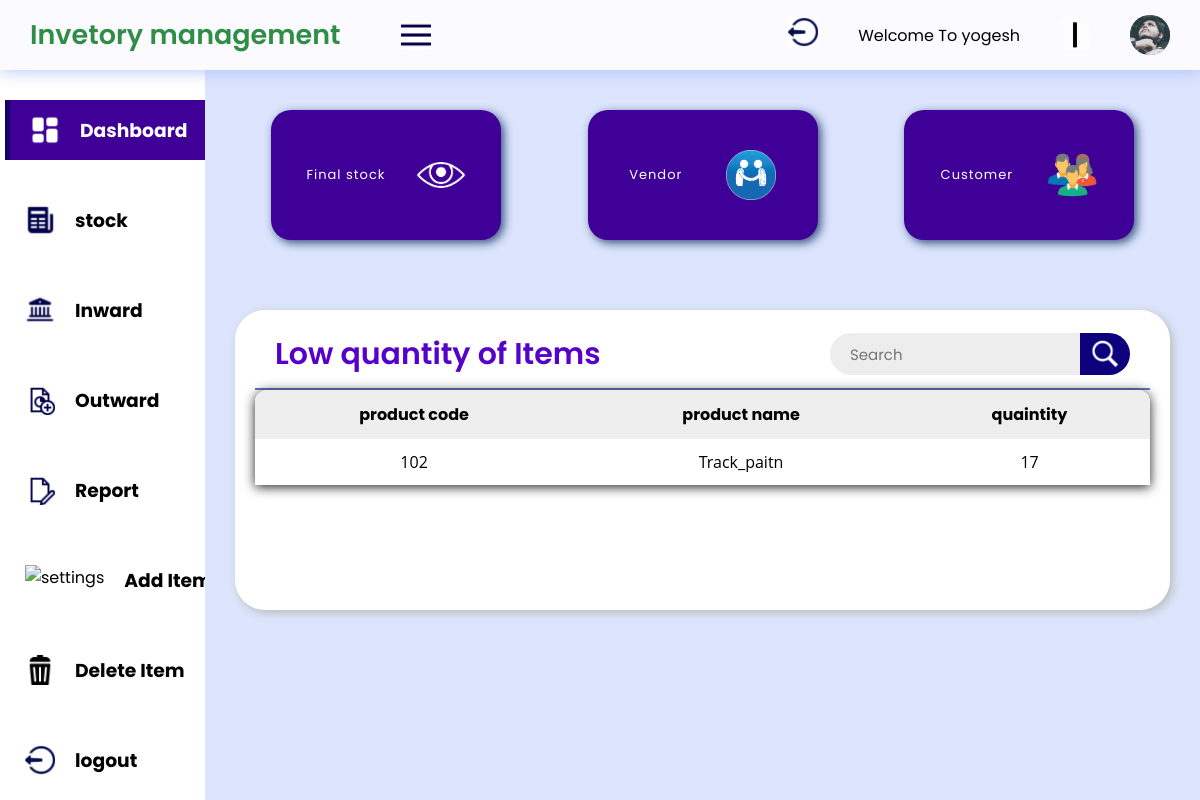
Page /main/index.php (signed in) on the committed database.
### tables this page shows
CREATE TABLE `inventory` (
  `product_code` int(11) NOT NULL,
  `product_name` varchar(15) NOT NULL,
  `base_price` int(20) NOT NULL,
  `seiling_price` int(20) NOT NULL,
  `quantity` int(20) NOT NULL,
  `product_date` datetime NOT NULL
);

### main/index.php (the view, shortened to what this page needs)
<?php
$serverneme = "localhost";
$useneme = "root";
$password = "";
$database = "main";
$conn = mysqli_connect($serverneme,$useneme,$password,$database);
$userprofile = $_SESSION['user_id'];
$userpass = $_SESSION['user_pass'];
?>
<!DOCTYPE html>
<html lang="en">
<head>
	<link rel="stylesheet"
		href="http://localhost/project/css/style.css">
	<link rel="stylesheet"
		href="http://localhost/project/css/responsive.css">
		<link rel="stylesheet"
		href="http://localhost/project/css/data.css">
</head>
<body>
	<header>
		<div class="logosec">
			<div class="logo">Invetory management</div>
			<img src= "http://localhost/project/image/1.png"
				class="icn menuicn"
				id="menuicn"
				alt="menu-icon">
		</div>
		<div class="message">
			 <a href="logout.php">
			<img src= "http://localhost/project/image/logout.png"
				class="icn"
				alt=""> </a>
				Welcome To <?php echo $userprofile; ?>
				<img src= "http://localhost/project/image/line.png"
				class="icn"
				alt="">
				<?php
				  if($userprofile == 'sandesh' && $userpass == 'sonu@1085')
				  {
					?>
					<div class="dp">
			<img src= "http://localhost/project/image/sonu.jpeg"
					class="dpicn"
					alt="dp">
			</div>
			<?php
				  }
				  else
				  {
					?>
					<div class="dp">
			<img src= "http://localhost/project/image/yogesh.jpeg"
					class="dpicn"
					alt="dp">
			</div>
			<?php
			  }
			?>
		</div>
	</header>
	<div class="main-container">
		<div class="navcontainer">
			<nav class="nav">
				<div class="nav-upper-options">
					<div class="nav-option option1">
						<img src= "http://localhost/project/image/dashbord.png"
							class="nav-img"
							alt="dashboard">
						<h3> Dashboard</h3>
					</div>
					<a href="stock.php">
					<div class="option2 nav-option">
						<img src= "http://localhost/project/image/stock.png"
							class="nav-img"
							alt="articles">
						<h3> stock</h3>
					</div>
					</a>
					<a href="inword/inword1.php">
					<div class="nav-option option4">
						<img src= "http://localhost/project/image/inword.png"
							class="nav-img"
							alt="institution">
						<h3> Inward</h3>
					</div>
				    </a>
					<a href="outword/outword1.php">
					<div class="nav-option option3">
						<img src= "http://localhost/project/image/outword.png"
							class="nav-img"
							alt="report">
						<h3> Outward</h3>
					</div>
                  </a>
				  <a href="report/report.php">
					<div class="nav-option option5">
						<img src= "http://localhost/project/image/report.png"
							class="nav-img"
							alt="blog">
						<h3> Report</h3>
					</div>
					</a>
					<a href="items/addnewitems.php">
					<div class="nav-option option6">
						<img src= "http://localhost/project/image/additem.png"
							class="nav-img"
							alt="settings">
						<h3> Add Item</h3>
					</div> </a>
					<a href="items/deleteitem.php">
					<div class="nav-option option6">
						<img src= "http://localhost/project/image/delete.png"
							class="nav-img"
							alt="settings">
						<h3> Delete Item</h3>
					</div> </a>
					<a href="logout.php">
						<div class="nav-option logout">
							<img src= "http://localhost/project/image/logout.png"
								class="nav-img"
								alt="logout">
							<h3>logout</h3>
						</div>
						</a>
				</div>
			</nav>
		</div>
		<div class="main">
			<div class="box-container">
			<a href="stock.php">
				<div class="box box1">
					<div class="text">
						<h2 class="topic">Final stock</h2>
					</div>
					<img src= "http://localhost/project/image/finalstock.png"
						alt="Views">
				</div> </a>
				<a href="vendor/vendordata.php">
				<div class="box box3">
					<div class="text">
						<h2 class="topic">Vendor</h2>
					</div>
					<img src= "http://localhost/project/image/vendor.png";
						alt="comments">
				</div> </a>
				<a href="customer/customerdata.php">
				<div class="box box4">
					<div class="text">
						<h2 class="topic">Customer</h2>
					</div>
					<img src= "http://localhost/project/image/customer1.png" alt="published">
				</div>
			</a>
			</div>
			<div class="report-container">
				<div class="report-header">
					<h1 class="recent-Articles">Low quantity of Items</h1>
			<div class="searchbar">
			    <input type="text"placeholder="Search" id="myInput" onkeyup="searchfun()">
			    <div class="searchbtn">
			    <img src= "http://localhost/project/image/searchicon.png"class="icn srchicn"alt="search-icon"> </div>
		    </div>
				</div>
			     <div>
		        <table id="myTable">
		                <tr>
							<th>product code</th>
							<th>product name</th>
							<th>quaintity</th>
						</tr>
				 <?php
$sqli5 = "SELECT * FROM `inventory`";
$result5 = mysqli_query($conn,$sqli5);
while($row = mysqli_fetch_assoc($result5))
{
    if($row['quantity'] <= 20)
    {
		?>
						<tr>
							<td><?php echo $row['product_code']; ?></td>
							<td><?php echo $row['product_name']; ?></td>
							<td><?php echo $row['quantity']; ?></td>
						</tr>
<?php
    }
}
?>
			</table>
				    </div>
			</div>
</body>
</html>

### css/style.css (style rules this page uses)
* { margin: 0; padding: 0; box-sizing: border-box; font-family: "Poppins", sans-serif; }
:root { --background-color1: #fafaff; --background-color2: #ffffff; --background-color3: #ededed; --background-color4: #cad7fda4; --primary-color: #4b49ac; --secondary-color: #0c007d; --Border-color: #3f0097; --one-use-color: #3f0097; --two-use-color: #5500cb; }
body { background-color: var(--background-color4); max-width: 100%; overflow-x: hidden; }
header { height: 70px; width: 100vw; padding: 0 30px; background-color: var(--background-color1); position: fixed; z-index: 100; box-shadow: 1px 1px 15px rgba(161, 182, 253, 0.825); display: flex; justify-content: space-between; align-items: center; }
.logo { font-size: 27px; font-weight: 600; color: rgb(47, 141, 70); }
.icn { height: 30px; }
.menuicn { cursor: pointer; }
.searchbar, .message, .logosec { display: flex; align-items: center; justify-content: center; }
.logosec { gap: 60px; }
.searchbar input { width: 250px; height: 42px; border-radius: 50px 0 0 50px; background-color: var(--background-color3); padding: 0 20px; font-size: 15px; outline: none; border: none; }
.searchbtn { width: 50px; height: 42px; display: flex; align-items: center; justify-content: center; border-radius: 0px 50px 50px 0px; background-color: var(--secondary-color); cursor: pointer; }
.message { gap: 40px; position: relative; cursor: pointer; }
.dp { height: 40px; width: 40px; background-color: #626262; border-radius: 50%; display: flex; align-items: center; justify-content: center; overflow: hidden; }
.main-container { display: flex; width: 100vw; position: relative; top: 70px; z-index: 1; }
.dpicn { height: 42px; }
.main { height: calc(100vh - 70px); width: 100%; overflow-y: scroll; overflow-x: hidden; padding: 40px 30px 30px 30px; }
.box-container { display: flex; justify-content: space-evenly; align-items: center; flex-wrap: wrap; gap: 50px; }
.nav { min-height: 91vh; width: 250px; background-color: var(--background-color2); position: absolute; top: 0px; left: 00; box-shadow: 1px 1px 10px rgba(198, 189, 248, 0.825); display: flex; flex-direction: column; justify-content: space-between; overflow: hidden; padding: 30px 0 20px 10px; }
.navcontainer { height: calc(100vh - 70px); width: 250px; position: relative; overflow-y: scroll; overflow-x: hidden; transition: all 0.5s ease-in-out; }
.nav-option { width: 250px; height: 60px; display: flex; align-items: center; padding: 0 30px 0 20px; gap: 20px; transition: all 0.1s ease-in-out; }
.nav-img { height: 30px; }
.nav-upper-options { display: flex; flex-direction: column; align-items: center; gap: 30px; }
.option1 { border-left: 5px solid #010058af; background-color: var(--Border-color); color: white; cursor: pointer; }
.box { height: 130px; width: 230px; border-radius: 20px; box-shadow: 3px 3px 10px rgba(0, 30, 87, 0.751); padding: 20px; display: flex; align-items: center; justify-content: space-around; cursor: pointer; transition: transform 0.3s ease-in-out; }
.box:nth-child(1) { background-color: var(--one-use-color); }
.box img { height: 50px; }
.box .text { color: white; }
.topic { font-size: 13px; font-weight: 400; letter-spacing: 1px; }
.report-container { min-height: 300px; max-width: 1200px; margin: 70px auto 0px auto; background-color: #ffffff; border-radius: 30px; box-shadow: 3px 3px 10px rgb(188, 188, 188); padding: 0px 20px 20px 20px; }
.report-header { height: 80px; width: 100%; display: flex; align-items: center; justify-content: space-between; padding: 20px 20px 10px 20px; border-bottom: 2px solid rgba(0, 20, 151, 0.59); }
.recent-Articles { font-size: 30px; font-weight: 600; color: #5500cb; }
a { color: black; text-decoration: none; }

### css/data.css (style rules this page uses)
table { z-index: 2; left: 100%; top: 100%; width: 100%; height: 100%; border-collapse: collapse; border-spacing: 0; border-radius: 12px 12px 0 0; overflow: hidden; box-shadow: 0 2px 12px rgba(32,32,32,3); text-align: center; }
th,td { padding: 12px 15px; }
td { font-family: 'Open Sans' ,sans-serif; }
tr:nth-child(odd) { background-color: #eeeeee; }

### rows in the picture
inventory: product_code "102", product_name "Track_paitn", quantity "17"

### other values in the picture
$userprofile "yogesh"
